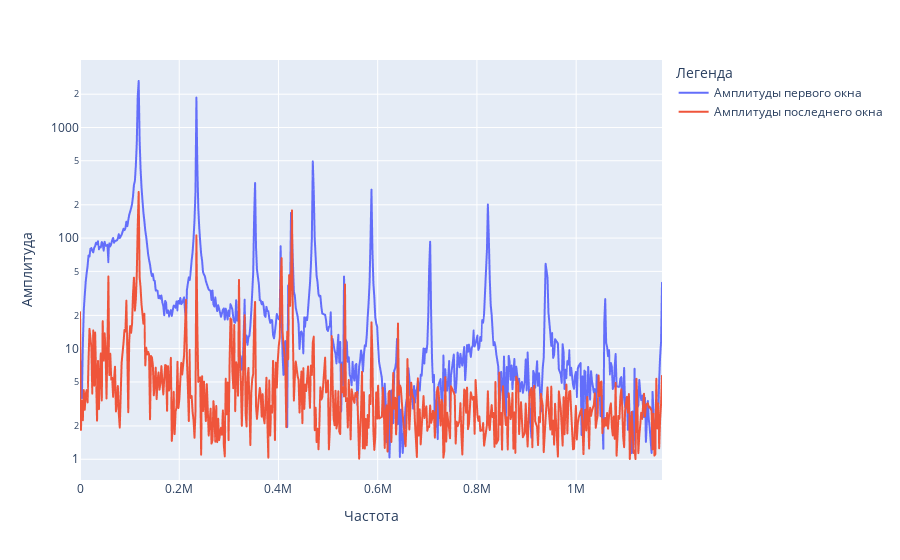

The cell this chart's notebook holds for it:
### Markdown cell above
Построим график, на котором отразим уже фильтрованные сигналы

### Code cell
df = pd.DataFrame({
    'Frequences': frequences[filtered_indicies],
    'Амплитуды первого окна': first_window_amplitudes[filtered_indicies],
    'Амплитуды последнего окна': last_window_amplitudes[filtered_indicies],})

fig = px.line(df, x="Frequences", y=["Амплитуды первого окна", "Амплитуды последнего окна"], log_y=True)\
    .update_layout(xaxis_title='Частота', yaxis_title='Амплитуда', legend_title='Легенда')

fig.show()

### Figure 1 — Plotly figure (JSON) as saved in the notebook; plotly's stock layout.template omitted (floating-point values rounded to 4 significant figures; data arrays with more than 128 entries replaced by an {"elided": "..."} marker saying what was removed)
{"data": [{"hovertemplate": "variable=Амплитуды первого окна<br>Frequences=%{x}<br>value=%{y}<extra></extra>", "legendgroup": "Амплитуды первого окна", "line": {"color": "#636efa", "dash": "solid"}, "marker": {"symbol": "circle"}, "mode": "lines", "name": "Амплитуды первого окна", "showlegend": true, "type": "scattergl", "x": {"elided": "561 float values"}, "xaxis": "x", "y": {"elided": "561 float values"}, "yaxis": "y"}, {"hovertemplate": "variable=Амплитуды последнего окна<br>Frequences=%{x}<br>value=%{y}<extra></extra>", "legendgroup": "Амплитуды последнего окна", "line": {"color": "#EF553B", "dash": "solid"}, "marker": {"symbol": "circle"}, "mode": "lines", "name": "Амплитуды последнего окна", "showlegend": true, "type": "scattergl", "x": {"elided": "561 float values"}, "xaxis": "x", "y": {"elided": "561 float values"}, "yaxis": "y"}], "layout": {"legend": {"title": {"text": "Легенда"}, "tracegroupgap": 0}, "margin": {"t": 60}, "xaxis": {"anchor": "y", "domain": [0, 1], "title": {"text": "Частота"}}, "yaxis": {"anchor": "x", "domain": [0, 1], "title": {"text": "Амплитуда"}, "type": "log"}}}
